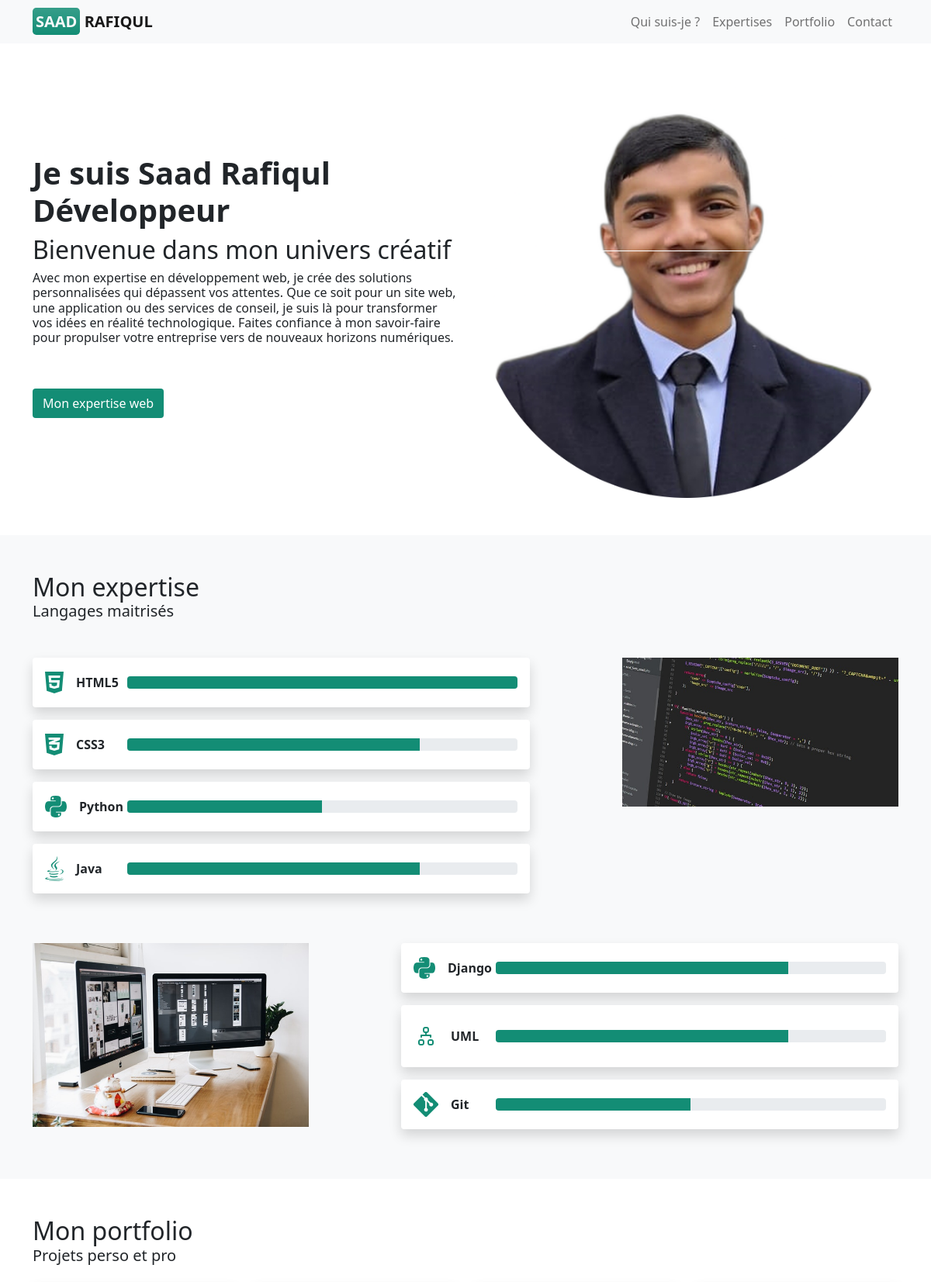
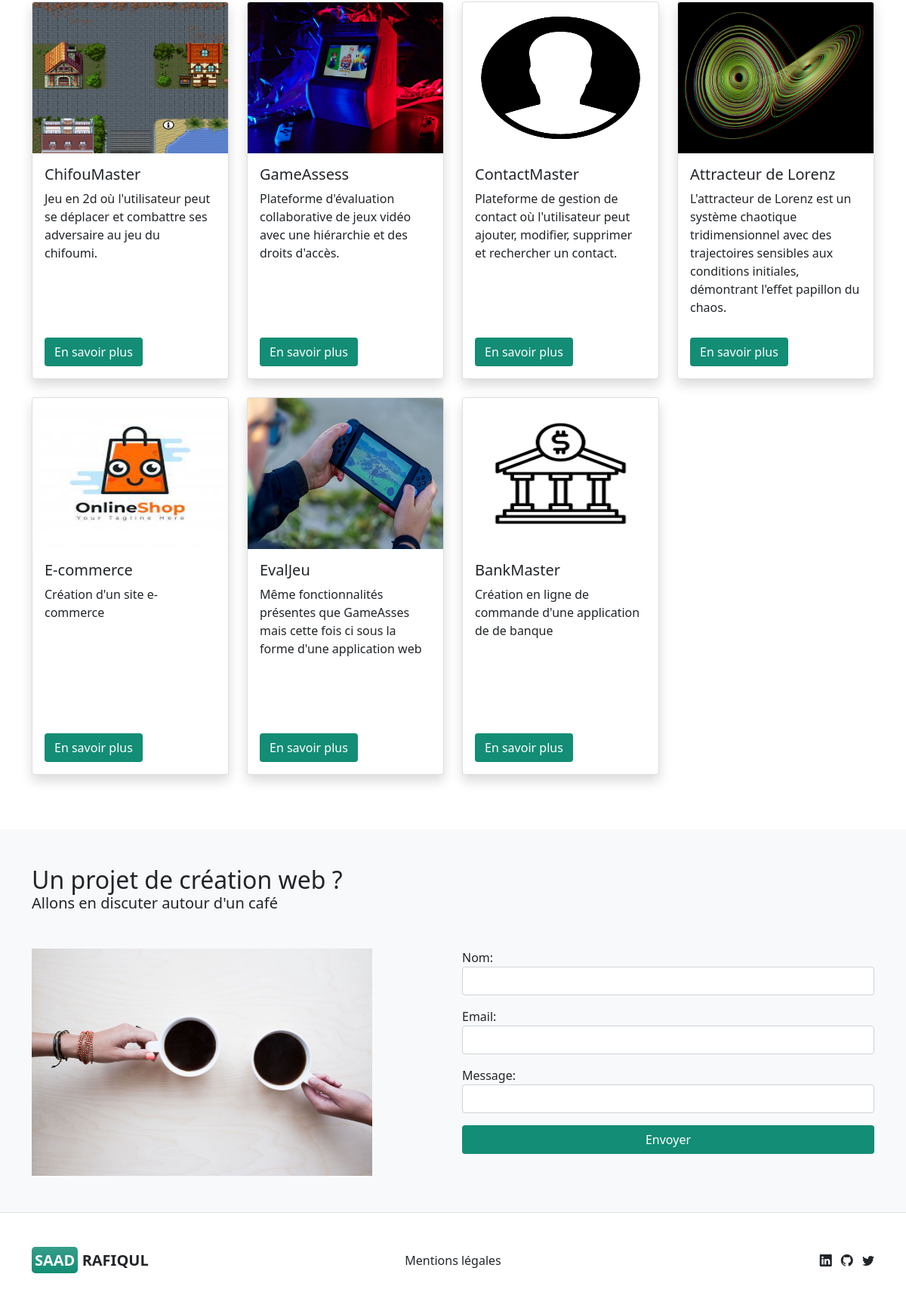
The page /portfolio/ on the database its author committed (2 pictures, top to bottom).
### listings/models.py (models this page shows, shortened)
class Language(models.Model):
    name = models.fields.CharField(max_length=100)
    maitrise = models.fields.IntegerField(
    validators=[MinValueValidator(0), MaxValueValidator(100)]
    )
    logo = models.fields.TextField()

class Framework(models.Model):
    name = models.fields.CharField(max_length=100)
    maitrise = models.fields.IntegerField(
    validators=[MinValueValidator(0), MaxValueValidator(100)]
    )
    logo = models.fields.TextField(max_length=3000)

class Project(models.Model):
    name = models.CharField(max_length=100)
    description = models.CharField(max_length=2000)
    language = models.CharField(max_length=50)
    isFinish = models.BooleanField(default=False)
    features = models.CharField(max_length=10000)
    logo = models.ImageField(upload_to='images')
    gitHubLink = models.URLField()
    viewsLink = models.URLField()

### listings/views.py (the view)
# urls.py: path('portfolio/', views.portfolio, name='portfolio'),
def portfolio(request):
    projects = Project.objects.all()
    languages = Language.objects.all()
    frameworks = Framework.objects.all()
    if request.method == 'POST':
        form = ContactUsForm(request.POST)
        if form.is_valid():
            send_mail(
            subject=f'Message from {form.cleaned_data["nom"]} via Portfolio Contact Me form',
            message=form.cleaned_data['message'],
            from_email=form.cleaned_data['email'],
            recipient_list=['saad.rafiqul1@gmail.com'],
        )
            return redirect('portfolio')
    else:
        form = ContactUsForm()
    return render(request, 'listings/index.html', {'projects': projects, 'languages': languages, 'frameworks': frameworks, 'form': form})

### listings/forms.py
class ContactUsForm(forms.Form):
   nom = forms.CharField(widget=forms.TextInput(attrs={'class': 'form-control'}))
   email = forms.EmailField(widget=forms.TextInput(attrs={'class': 'form-control'}))
   message = forms.CharField(widget=forms.TextInput(attrs={'class': 'form-control'}))

### listings/templates/listings/index.html (shortened to what this page needs)
{% extends 'listings/base.html' %}
{% block content %}
  <main>
    <section id="saadRaf" class="my-5">
      <div class="container">
        <div class="row gy-4 align-items-center">
          <div class="col-12 col-md-6">
            <h1 class="fw-bold animate__animated animate__fadeInTopLeft">Je suis Saad Rafiqul Développeur</h1>
            <h2 class="fw-light animate__animated animate__fadeInBottomLeft animate__delay-1s">Bienvenue dans mon univers créatif</h2>
            <h6 class="fw-light animate__animated animate__fadeInRightBig animate__delay-2s">Avec mon expertise en développement web,
              je crée des solutions personnalisées qui dépassent vos attentes.
              Que ce soit pour un site web, une application ou des services de conseil,
               je suis là pour transformer vos idées en réalité technologique.
               Faites confiance à mon savoir-faire pour propulser votre entreprise
               vers de nouveaux horizons numériques.</h6>
            <a href="#expertise" class="btn btn-bg mt-5 animate__pulse animate__animated animate__delay-4s animate__infinite">Mon expertise web</a>
          </div>
          <div class="col-12 col-md-6">
            <img src="/media/images/portrait.png" alt="Saad Rafiqul" width="100%" class="animate__animated animate__backInUp animate__delay-3s">
          </div>
        </div>
      </div>
    </section>
    <section id="expertise" class="py-5 bg-light">
      <div class="container">
        <h2 class="mb-0">Mon expertise</h2>
        <h3 class="fw-light fs-5">Langages maitrisés</h3>
        <div class="row gy-4 mt-4">
          <div class="col-12 col-md-7">
            {% for language in languages %}
            <div class="mb-3 p-3 bg-white shadow p-3 mb-2 bg-body-tertiary rounded">
              <div class="row align-items-center">
                <div class="col-5 col-sm-4 col-lg-3 col-xl-2">
                  <div class="d-flex align-items-center">
                    {% autoescape off %}
                      {{ language.logo }}
                    {% endautoescape %}
                    <p class="fw-bold m-0"> {{ language.name }} </p>
                  </div>
                </div>
                <div class="col">
                  <div class="progress">
                    <div class="progress-bar w-{{ language.maitrise }} bg" role="progressbar" aria-valuenow="75" aria-valuemin="0"
                         aria-valuemax="100" data-bs-toggle="tooltip" data-bs-title="{{language.maitrise}}%">
                    </div>
                  </div>
                </div>
              </div>
            </div>
            {% endfor %}
          </div>
          <div class="col-12 offset-md-1 col-md-4">
            <img src="/media/images/code.jpg" alt="écran montrant du code php" width="100%">
          </div>
        </div>
        <div class="row gy-4 mt-4">
          <div class="col-12 col-md-4">
            <img src="/media/images/design.jpg" alt="écran montrant des designs" width="100%">
          </div>
          <div class="col-12 offset-md-1 col-md-7">
            {% for framework in frameworks %}
            <div class="mb-3 p-3 bg-white shadow p-3 mb-2 bg-body-tertiary rounded">
              <div class="row align-items-center">
                <div class="col-5 col-sm-4 col-lg-3 col-xl-2">
                  <div class="d-flex align-items-center">
                    {% autoescape off %}
                      {{ framework.logo }}
                    {% endautoescape %}
                    <p class="fw-bold m-0"> {{ framework.name }} </p>
                  </div>
                </div>
                <div class="col">
                  <div class="progress">
                    <div class=" bg progress-bar w-{{ framework.maitrise }}" role="progressbar" aria-valuenow="75" aria-valuemin="0"
                         aria-valuemax="100" data-bs-toggle="tooltip" data-bs-title="{{framework.maitrise}}%">
                    </div>
                  </div>
                </div>
              </div>
            </div>
            {% endfor %}
          </div>
        </div>
      </div>
    </section>
    <section id="portfolio" class="py-5">
      <div class="container">
          <h2 class="mb-0">Mon portfolio</h2>
          <h3 class="fw-light fs-5">Projets perso et pro</h3>
          <div class="row gy-4 gy-md-0 mt-4">
              {% for project in projects %}
                <div class="col-xs-12 col-sm-6 col-md-4 col-lg-3">
                    <div class="card shadow mb-4 bg-body-tertiary rounded" style="height: 500px;">
                        <img src="{{ project.logo.url }}" class="card-img-top" alt="{{ project.name }} Logo" style="height: 200px;">
                        <div class="card-body">
                            <h5 class="card-title">{{ project.name }}</h5>
                            <p class="card-text">
                              {{ project.description }}
                            </p>
                            <a class="btn btn-bg" style="position: absolute; bottom: 1rem;" href="{% url 'portfolio-project' project.id %}">En savoir plus</a>
                        </div>
                    </div>
                </div>
              {% endfor %}
          </div>
      </div>
  </section>
  <section id="contact" class="py-5 bg-light">
    <div class="container">
        <h2 class="mb-0">Un projet de création web ?</h2>
        <h3 class="fw-light fs-5">Allons en discuter autour d'un café</h3>
        <div class="row gy-4 mt-4">
            <div class="col-12 col-md-5">
                <img src="/media/images/grab-a-coffee.jpg" alt="Image d'une tasse de café" width="100%">
            </div>
            <div class="col-12 offset-md-1 col-md-6">
                <form action="" method="post">
                    {{ form.as_p }}
                    <input type="submit" value="Envoyer" class="btn btn-bg w-100">
                </form>
            </div>
        </div>
    </div>
</section>
  </main>
{% endblock %}

### listings/templates/listings/base.html (shortened to what this page needs)
{% load static %}
<!DOCTYPE html>
<html lang="fr">
<head>
  <link href="https://cdn.jsdelivr.net/npm/bootstrap@5.0.2/dist/css/bootstrap.min.css" rel="stylesheet"
>
  <link rel="stylesheet" href="https://cdn.jsdelivr.net/npm/bootstrap-icons@1.5.0/font/bootstrap-icons.css">
  <link rel="stylesheet" href="https://cdnjs.cloudflare.com/ajax/libs/font-awesome/5.15.4/css/all.min.css" />
  <link rel="stylesheet" href="https://cdnjs.cloudflare.com/ajax/libs/font-awesome/6.0.0-beta3/css/all.min.css" />
  <link
    rel="stylesheet"
    href="https://cdnjs.cloudflare.com/ajax/libs/animate.css/4.1.1/animate.min.css"
  />
  <link
    rel="stylesheet"
    href="https://cdnjs.cloudflare.com/ajax/libs/animate.css/4.1.1/animate.min.css"
  />
  <link rel="stylesheet" href="{% static 'listings/styles.css' %}">
</head>
<body>
    {% include 'listings/header.html' %}
    {% block content %}{% endblock %}
    {% include 'listings/footer.html' %}
</body>
</html>

### listings/templates/listings/header.html (shortened to what this page needs)
<header class="py-4">
    <nav class="navbar navbar-expand-md fixed-top navbar-light bg-light" data-bs-theme="dark">
      <div class="container">
        <a class="navbar-brand text-uppercase fw-bold" href="{% url 'portfolio' %}">
          <span class="bg bg-gradient p-1 rounded-3 text-light">Saad</span> Rafiqul
        </a>
        <div class="collapse navbar-collapse justify-content-end" id="navbarNav">
          <ul class="navbar-nav">
            <li class="nav-item">
              <a class="nav-link" href="{% url 'portfolio' %}#saadRaf">Qui suis-je ?</a>
            </li>
            <li class="nav-item">
              <a class="nav-link" href="{% url 'portfolio' %}#expertise">Expertises</a>
            </li>
            <li class="nav-item">
              <a class="nav-link" href="{% url 'portfolio' %}#portfolio">Portfolio</a>
            </li>
            <li class="nav-item">
              <a class="nav-link" href="{% url 'portfolio' %}#contact">Contact</a>
            </li>
          </ul>
        </div>
      </div>
    </nav>
  </header>

### listings/templates/listings/footer.html (shortened to what this page needs)
<footer class="border-top">
    <div class="container py-5">
      <div class="row gy-4 align-items-center">
        <div class="col-12 col-md-4">
          <a class="navbar-brand text-dark text-uppercase fw-bold" href="{% url 'portfolio' %}">
            <span class="bg bg-gradient p-1 rounded-3 text-light">Saad</span> Rafiqul
          </a>
        </div>
        <div class="col-12 col-md-4 text-md-center">
          <ul class="list-unstyled mb-0">
            <li>
              <a href="#mentionsLegales" class="text-decoration-none text-dark" data-bs-toggle="modal" data-bs-target="#mentionsLegales">Mentions légales</a>
            </li>
          </ul>
        </div>
        <div class="col-12 col-md-4 text-md-end">
          <ul class="list-inline mb-0">
            <li class="list-inline-item">
              <a href="https://www.linkedin.com/in/saad-rafiqul-9a964220a/" class="text-decoration-none text-dark" data-bs-toggle="tooltip" data-bs-title="LinkedIn" target="_blank"><i class="bi bi-linkedin"></i></a>
            </li>
            <li class="list-inline-item">
              <a href="https://github.com/Saadiinho" class="text-decoration-none text-dark" data-bs-toggle="tooltip" data-bs-title="GitHub" target="_blank"><i class="bi bi-github"></i></i></a>
            </li>
            <li class="list-inline-item">
              <a href="#" class="text-decoration-none text-dark" data-bs-toggle="tooltip" data-bs-title="Twitter"><i class="bi bi-twitter"></i></a>
            </li>
          </ul>
        </div>
      </div>
    </div>
  </footer>

### listings/static/listings/styles.css (style rules this page uses)
.bg { background-color: #138D75; }
.text-primary1 { color: #138D75; }
.btn-bg { background-color: #138D75; color: #fff; }

### rows shown on the page
Language: name "HTML5", maitrise 100 (drawn)
Language: name "CSS3", maitrise 75 (drawn)
Language: name "Python", maitrise 50 (drawn)
Language: name "Java", maitrise 75 (drawn)
Framework: name "Django", maitrise 75 (drawn)
Framework: name "UML", maitrise 75 (drawn)
Framework: name "Git", maitrise 50 (drawn)
Project: logo (picture), name "ChifouMaster", description "Jeu en 2d où l'utilisateur peut se déplacer et combattre ses adversaire au jeu du chifoumi."
Project: logo (picture), name "GameAssess", description "Plateforme d'évaluation collaborative de jeux vidéo avec une hiérarchie et des droits d'accès."
Project: logo (picture), name "ContactMaster", description "Plateforme de gestion de contact où l'utilisateur peut ajouter, modifier, supprimer et rechercher un contact."
Project: logo (picture), name "Attracteur de Lorenz", description "L'attracteur de Lorenz est un système chaotique tridimensionnel avec des trajectoires sensibles aux conditions initiales, démontrant l'effet papillon du chaos."
Project: logo (picture), name "E-commerce", description "Création d'un site e-commerce"
Project: logo (picture), name "EvalJeu", description "Même fonctionnalités présentes que GameAsses mais cette fois ci sous la forme d'une application web"
Project: logo (picture), name "BankMaster", description "Création en ligne de commande d'une application de de banque"
